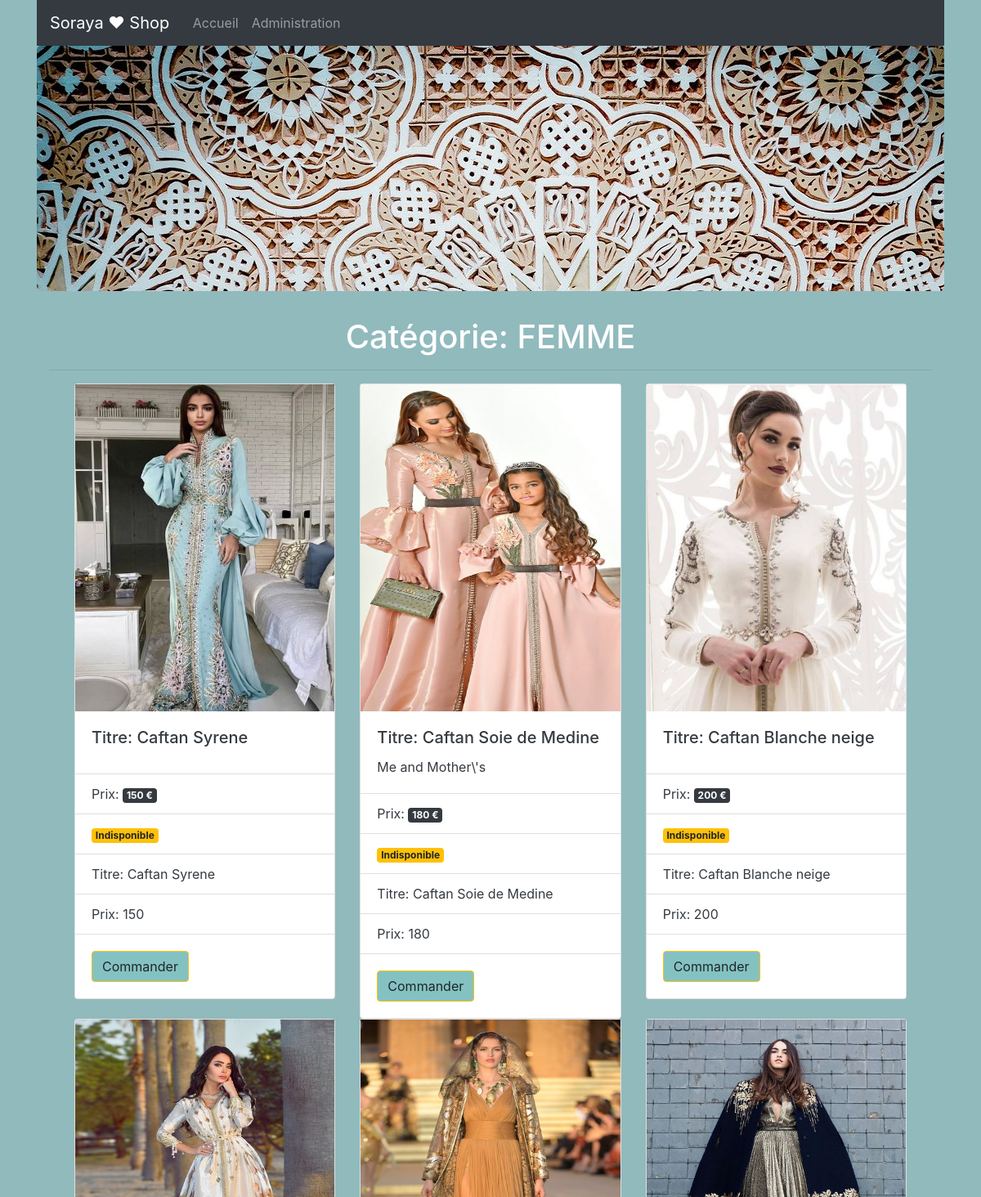
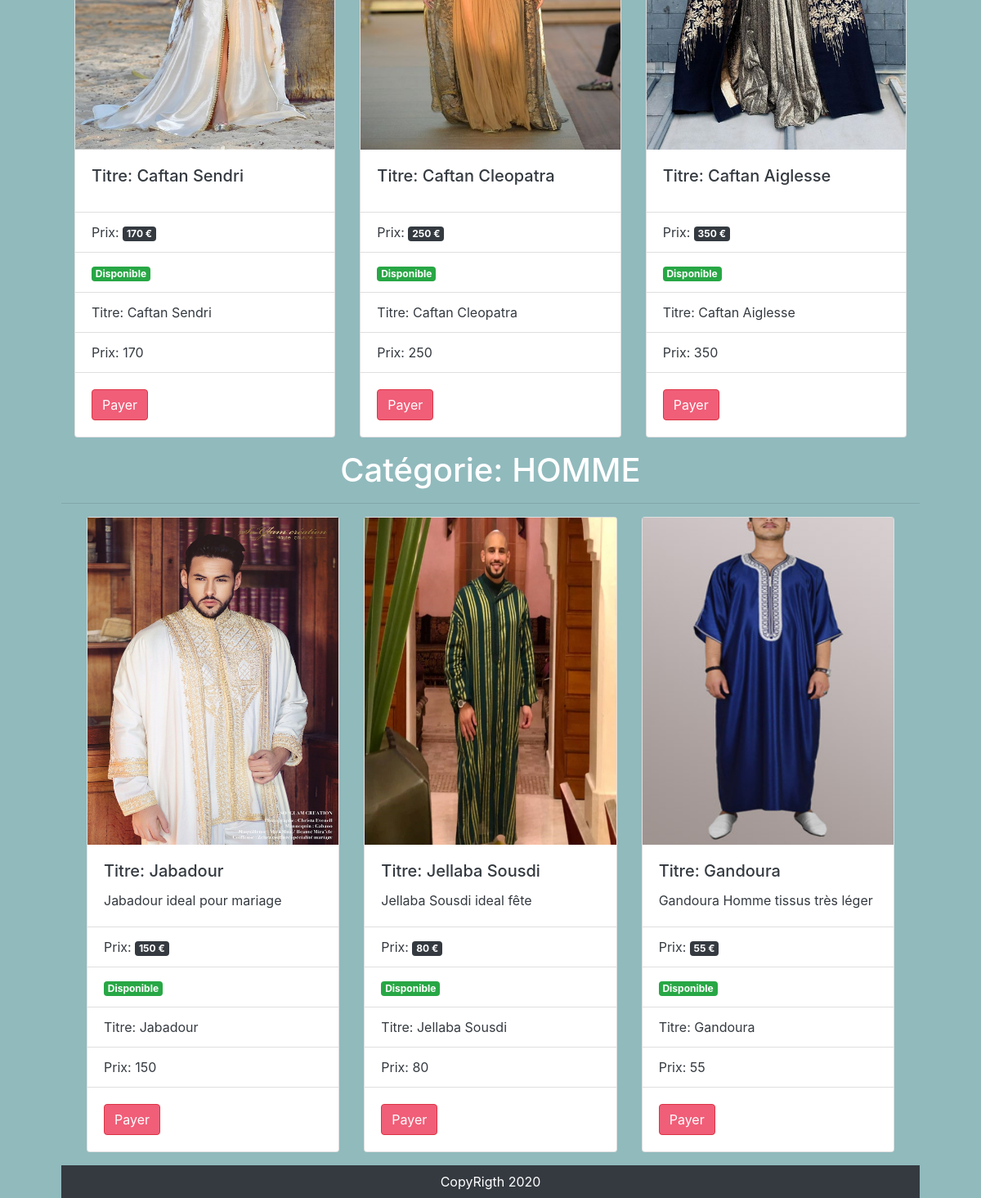
The page / on the database its author committed (2 pictures, top to bottom).
### tables this page shows
CREATE TABLE `categorie` (
  `id_categorie` int(11) NOT NULL,
  `nom_categorie` varchar(20) NOT NULL,
  `date_created_cat` timestamp NOT NULL DEFAULT current_timestamp()
);

CREATE TABLE `article` (
  `id_article` int(11) NOT NULL,
  `titre` varchar(50) NOT NULL,
  `taille` varchar(10) NOT NULL,
  `prix` int(11) NOT NULL,
  `description` varchar(300) NOT NULL,
  `image` varchar(50) NOT NULL,
  `etat` int(11) NOT NULL DEFAULT 1,
  `date_created_art` timestamp NOT NULL DEFAULT current_timestamp(),
  `id_categorie` int(11) NOT NULL
);

### controllers/public/PublicController.php (called while the page is built, shortened)
 <?php
require_once('./models/admin/AdminCategorieModel.php');
require_once('./models/admin/AdminArticleModel.php');
class PublicController{
    private $driver1;
    private $driver2;
    public function __construct()
    {
        $this->driver1 = new AdminCategorieModel();
        $this->driver2 = new AdminArticleModel();
    }
    public function getData(){
        $datasCat = $this->driver1->getCategories();
        $datasArt = $this->driver2->getArticle();
        require_once('./views/public/listData.php');
    }
}

### models/admin/AdminCategorieModel.php (called while the page is built, shortened)
<?php
require_once('./models/Categorie.php');
require_once('./models/Driver.php');
class AdminCategorieModel extends Driver{
    public function getCategories(){
        $sql = "SELECT * FROM categorie";
        $res = $this->getRequest($sql);
        $rows = $res->fetchAll(PDO::FETCH_OBJ);
        $donnees = [];
        foreach($rows as $row){
            $cat = new Categorie();
            $cat->setId_categorie($row->id_categorie);
            $cat->setNom_categorie($row->nom_categorie);
            $cat->setDate_created_cat($row->date_created_cat);
            array_push($donnees,$cat);
        }
        return $donnees;
    }
}

### models/Driver.php (called while the page is built)
<?php
abstract class Driver{
    private static $bd;
    protected function getRequest($sql, $params = null){
        $resultat = self::getBd()->prepare($sql);
        $resultat->execute($params);
        return $resultat;
    }
    private static function getBd(){
        if(self::$bd === null){
            self::$bd = new PDO('mysql:host=localhost;dbname=Soraya_Shop','root','');
           self::$bd->setAttribute(PDO::ATTR_ERRMODE,PDO::ERRMODE_EXCEPTION);
        }
        return self::$bd;
    }
}

### index.php (called while the page is built)
<?php
require_once('./app/Router.php');
$router= new Router();
$router->getPath();

### models/Categorie.php (called while the page is built, shortened)
<?php
class Categorie{
    private $id_categorie;
    private $nom_categorie;
    public function getId_categorie()
    {
        return $this->id_categorie;
    }
    public function setId_categorie($id_categorie)
    {
        $this->id_categorie = $id_categorie;
        return $this;
    }
    public function getNom_categorie()
    {
        return $this->nom_categorie;
    }
    public function setNom_categorie($nom_categorie)
    {
        $this->nom_categorie = $nom_categorie;
        return $this;
    }
    public function setDate_created_cat($date_created_cat)
    {
        return $this;
    }
}

### models/admin/AdminArticleModel.php (called while the page is built, shortened)
<?php
class AdminArticleModel extends Driver{
public function getArticle($id = null, $search = null){
    if(!empty($search)){
        $sql = "SELECT * FROM article a
                INNER JOIN categorie c
                ON a.id_categorie = c.id_categorie
                WHERE titre like ?  OR nom_categorie LIKE ?";
        $tabSearch = ["%$search","$search"];
        $res = $this->getRequest($sql,$tabSearch);
        }else if(!empty($id)){
            $sql = "SELECT * FROM article WHERE id_article =?";
            $res= $this->getRequest($sql,[$id]);
        }else{
            $sql = "SELECT * FROM article";
            $res = $this->getRequest($sql);
        }
        $lines = $res->fetchAll(PDO::FETCH_OBJ);
        $datas = [];
        foreach($lines as $line){
            $art = new article();
            $art->setId_article($line->id_article);
            $art->setTitre($line->titre);
            $art->setPrix($line->prix);
            $art->setTaille($line->taille);
            $art->setImage($line->image);
            $art->setDescription($line->description);
            $art->setDate_created_art($line->date_created_art);
            $art->setId_categorie($line->id_categorie);
            $art->etat = $line->etat;
            $art->nom_cat = $this->getNameCat($line->id_categorie)->getNom_categorie();
            array_push($datas,$art);
        }
        return $datas;
    }
    public function getNameCat($id){
        $sql = "SELECT * FROM categorie WHERE id_categorie = ?";
        $res = $this->getRequest($sql,[$id]);
        $data = $res->fetch(PDO::FETCH_OBJ);
        $cat = new Categorie();
        if($res->rowCount()){
            $cat->setId_categorie($data->id_categorie);
            $cat->setNom_categorie($data->nom_categorie);
        }
        return $cat;
    }
}

### models/Article.php (called while the page is built, shortened)
<?php
class article{
    private $titre;
    private $prix;
    private $image;
    private $description;
    private $id_categorie;
    public function setId_article($id_article)
    {
        return $this;
    }
    public function getTitre()
    {
        return $this->titre;
    }
    public function setTitre($titre)
    {
        $this->titre = $titre;
        return $this;
    }
    public function setTaille($taille)
    {
        return $this;
    }
    public function getPrix()
    {
        return $this->prix;
    }
    public function setPrix($prix)
    {
        $this->prix = $prix;
        return $this;
    }
    public function getImage()
    {
        return $this->image;
    }
    public function setImage($image)
    {
        $this->image = $image;
        return $this;
    }
    public function setDate_created_art($date_created_art)
    {
        return $this;
    }
    public function getId_categorie()
    {
        return $this->id_categorie;
    }
    public function setId_categorie($id_categorie)
    {
        $this->id_categorie = $id_categorie;
        return $this;
    }
    public function getDescription()
    {
        return $this->description;
    }
    public function setDescription($description)
    {
        $this->description = $description;
        return $this;
    }
}

### views/public/listData.php (the view, shortened to what this page needs)
<?php foreach ($datasCat as $cat) { ?>
    <div class="container">
        <h1 class="text-center text-white">Catégorie: <?= strtoupper($cat->getNom_categorie()) ?></h1>
        <hr>
        <div class="row m-3 " id="mam">
            <?php foreach ($datasArt as $art) {
                if ($cat->getId_categorie() == $art->getId_categorie()) {
            ?>
                    <div class="col-4" id="mam">
                        <div class="card">
                             <img src="./assets/images/<?= $art->getImage(); ?>" onclick="window.open(this.src,'_blank','toolbar=10, location=0, directories=0, status=0, scrollbars=0, resizable=0, copyhistory=0, menuBar=0, width='+this.width+', height='+this.height);" height="400"/>
                            <div class="card-body text-dark">
                                <h5 class="card-title">Titre: <?= $art->getTitre(); ?></h5>
                                <p class="card-text"><?= $art->getDescription(); ?></p>
                            </div>
                            <ul class="list-group list-group-flush text-dark">
                                <li class="list-group-item">Prix:
                                    <span class="badge badge-dark">
                                        <?= $art->getPrix(); ?> €
                                    </span>
                                </li>
                                <li class="list-group-item text-dark">
                                    <?php if ($art->etat == 1) { ?>
                                        <span class="badge badge-success">
                                            Disponible
                                        </span>
                                    <?php } else { ?>
                                        <span class="badge badge-warning">
                                            Indisponible
                                        </span>
                                    <?php } ?>
                                </li>
                                <li class="list-group-item text-dark">Titre: <?= $art->getTitre(); ?></li>
                                <li class="list-group-item text-dark">Prix: <?= $art->getPrix(); ?></li>
                            </ul>
                            <div class="card-body">
                                <form action="index.php?action=checkout" method="post">
                                    <?php if ($art->etat == 1) { ?>
                                        <button name="payer" type="submit" class="card-link btn btn-danger" style="background-color: rgb(240, 94, 120);">Payer</button>
                                    <?php } ?>
                                </form>
                                <?php if ($art->etat == 0) { ?>
                                    <div></div><a href="" class="card-link btn btn-warning" style="background-color: rgb(132, 194, 194);">Commander</a>
                                <?php } ?>
                            </div>
                        </div>
                    </div>
            <?php }
            } ?>
        </div>
    <?php }
$content = ob_get_clean();
require_once('./views/gabarit.php');
    ?>

### app/Router.php (shortened to what this page needs)
<?php
require_once('./controllers/public/PublicController.php');
class Router{
    private $ctrac;
    private $ctraa;
    private $ctrau;
    private $ctrpub;
    public function __construct(){
        $this->ctrac = new AdminCategorieController();
        $this->ctraa = new AdminArticleController();
        $this->ctrau = new AdminUserController();
        $this->ctrpub = new PublicController();
    }
    public function getPath()
    {
        try {
            if (isset($_GET['action'])) {
                switch ($_GET['action']) {
                    case 'list_categorie':
                        $this->ctrac->listCategories();
                        break;
                    case 'add_categorie':
                        $this->ctrac->addCategories();
                        break;
                    case 'delete_categorie':
                        if (isset($_GET['id'])) {
                            $id = (int)$_GET['id'];
                            $this->ctrac->removeCategories($id);
                        }else{
                            throw new Exception('paramètre non défini');
                        }
                        break;
                    case 'list_article':
                        $this->ctraa->listArticle();
                        break;
                    case 'ajout_article':
                        $this->ctraa->ajoutArticle();
                        break;
                    case 'delete_article':
                        $this->ctraa->removeArticle();
                        break;
                    case 'edit_article':
                        $this->ctraa->modifArticle();
                        break;
                    case 'list_user';
                        $this->ctrau->listUsers();
                        break;
                    case 'ajout_users';
                        $this->ctrau->ajoutUsers();
                        break;
                    case 'status':
                        $this->ctrau->updateStatus();
                        break;
                    case 'logout':
                        AuthController::logout();
                        break;
                    case 'admin':
                        $this->ctrau->login();
                    break;
                case 'checkout':
                    $this->ctrpub->checkout();
                    break;
                case 'pay':
                    $this->ctrpub->payment();
                    break;
                    default:
                        throw new Exception('Url non définie');
                        break;
                }
                }else {
                    $this->ctrpub->getData();
                }
        } catch (Exception $e) {
            $this->page404($e->getMessage());
        }
    }
}

### views/gabarit.php (shortened to what this page needs)
<!DOCTYPE html>
<html lang="en">
<head>
  <link rel="stylesheet" href="https://stackpath.bootstrapcdn.com/font-awesome/4.7.0/css/font-awesome.min.css">
  <link rel="stylesheet" href="https://cdnjs.cloudflare.com/ajax/libs/twitter-bootstrap/4.5.2/css/bootstrap.min.css">
  <link rel="stylesheet" href="https://cdnjs.cloudflare.com/ajax/libs/font-awesome/5.14.0/css/all.min.css">
  <link rel="stylesheet" href="assets/css/style.css">
</head>
<body>
  <div class="container">
    <header>
      <nav class="navbar navbar-expand-sm bg-dark navbar-dark">
        <ul class="navbar-nav">
          <li class="nav-item active">
            <a class="navbar-brand" href="#">
              Soraya &hearts; Shop
            </a>
          </li>
          <li class="nav-item">
            <a class="nav-link " href="bonjour.html"><span class="fa fa-hom"></span> Accueil</a>
          </li>
          <li class="nav-item">
            <a class="nav-link  " href="index.php?action=admin">Administration</a>
          </li>
        </ul>
      </nav>
      <div class="jumbotron">
      </div>
    </header>
    <?= $content; ?>
    <footer class="text-white">
      <nav class="navbar  navbar-dark bg-dark ">
      <div class="text-center text-white offset-3 col-6">CopyRigth 2020 </div>
      </nav>
    </footer>
  </div>
</body>
</html>

### assets/css/style.css (style rules this page uses)
body { background-color: rgb(57, 59, 59); }

### views/gabarit.php (style rules this page uses)
body { background-size:cover; background-color: rgb(145, 186, 189); color: white; }
.jumbotron { background-image: url("./assets/images/oriental.jpg"); height: 300px; background-color: rgb(145, 186, 189); }

### rows shown on the page
categorie: nom_categorie "FEMME"
article: image (picture), titre "Caftan Syrene", prix "150", etat "Indisponible"
article: image (picture), titre "Caftan Soie de Medine", description "Me and Mother\\'s", prix "180", etat "Indisponible"
article: image (picture), titre "Caftan Blanche neige", prix "200", etat "Indisponible"
article: image (picture), titre "Caftan Sendri", prix "170", etat "Disponible"
article: image (picture), titre "Caftan Cleopatra", prix "250", etat "Disponible"
article: image (picture), titre "Caftan Aiglesse", prix "350", etat "Disponible"
categorie: nom_categorie "HOMME"
article: image (picture), titre "Jabadour", description "Jabadour ideal pour mariage", prix "150", etat "Disponible"
article: image (picture), titre "Jellaba Sousdi", description "Jellaba Sousdi ideal fête", prix "80", etat "Disponible"
article: image (picture), titre "Gandoura", description "Gandoura Homme tissus très léger", prix "55", etat "Disponible"
